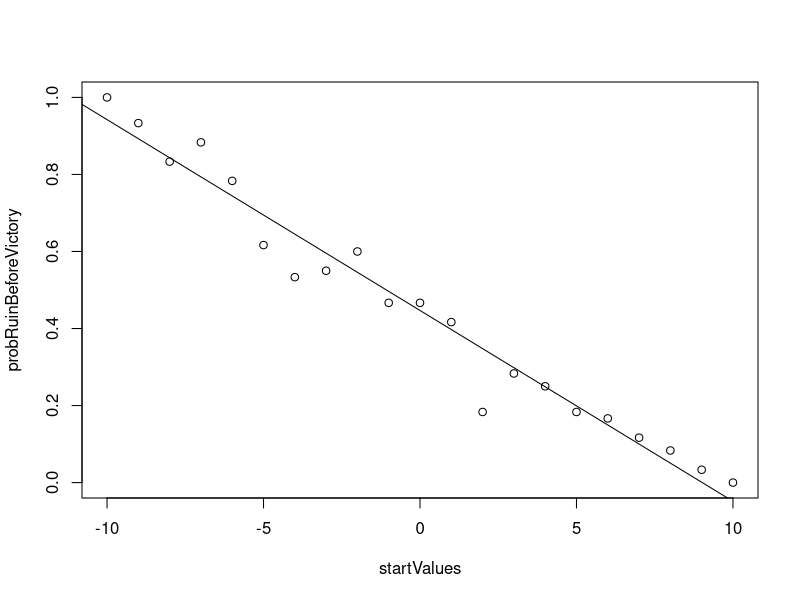

The R source for this figure:
p <- 0.5
n <- 150
k <- 60

victory <- 10
# top boundary for random walk
ruin <- -10
# bottom boundary for random walk
interval <- victory - ruin + 1

winLose <- 2 * (array( 0+(runif(n*k*interval) <= p), dim=c(n,k,
interval))) - 1
# 0+ coerces Boolean to numeric
totals <- apply( winLose, 2:3, cumsum)
# the second argument ``2:3'' means column-wise in each panel
start <- outer( array(1, dim=c(n+1,k)), ruin:victory, "*")

paths <- array( 0 , dim=c(n+1, k, interval) )
paths[2:(n+1), 1:k, 1:interval] <- totals    
paths <- paths + start

hitVictory <- apply(paths, 2:3, (function(x)match(victory,x, nomatch=n+2)));
hitRuin    <- apply(paths, 2:3, (function(x)match(ruin,   x, nomatch=n+2)));
# the second argument ``2:3'' means column-wise in each panel
# If no ruin or victory on a walk, nomatch=n+2 sets the hitting
# time to be two more than the number of steps, one more than
# the column length.  Without the nomatch option, get NA which
# works poorly with the comparison hitRuin < hitVictory next.

probRuinBeforeVictory <- 
     apply( (hitRuin < hitVictory), 2, 
	 (function(x)length((which(x,arr.ind=FALSE)))) )/k

startValues <- (ruin:victory);
ruinFunction <- lm(probRuinBeforeVictory ~ startValues)
# lm is the R function for linear models, a more general view of
# least squares linear fitting for response ~ terms
cat(sprintf("Ruin function Intercept: %f \n", coefficients(ruinFunction)[1] ))
cat(sprintf("Ruin function Slope: %f \n", coefficients(ruinFunction)[2] ))

plot(startValues, probRuinBeforeVictory);
abline(ruinFunction)

## NAME: ruinprobs.R 
##
## USAGE: within R, at interactive prompt
##        source("ruinprobs.R")
## REQUIRED ARGUMENTS: none
##
## OPTIONS: none
## DESCRIPTION:  Experiment of flipping a coin until ruin or victory
##              multiple times to measure experimental probability
##              
## DIAGNOSTICS: None
## CONFIGURATION AND ENVIRONMENT: None
## DEPENDENCIES: None
## INCOMPATIBILITIES: None known
## PROVENANCE: Created Mon Apr 30, 2012  5:54 AM
## BUGS AND LIMITATIONS: None known
## FEATURES AND POTENTIAL IMPROVEMENTS: None known at this time

## AUTHOR:  Steve Dunbar
## VERSION: Version 1.0 Mon Apr 30, 2012  5:54 AM
## KEYWORDS:Coinflips. binomial random variable, random walk, ruin
## probability, absorbing Markov chain


